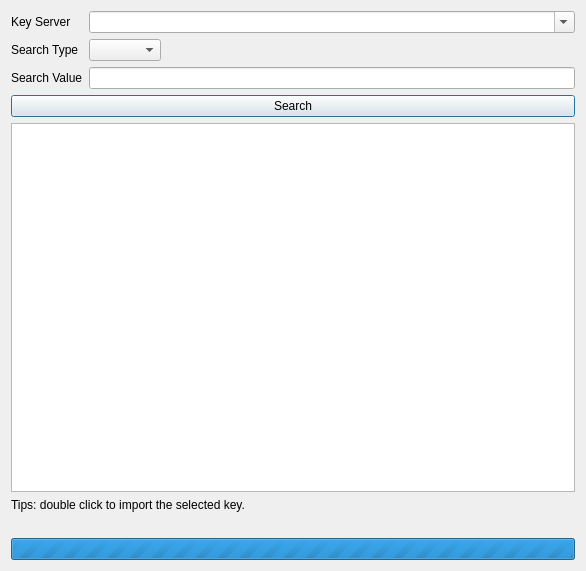
<?xml version="1.0" encoding="UTF-8"?>
<ui version="4.0">
 <class>SearchKeyDialog</class>
 <widget class="QDialog" name="SearchKeyDialog">
  <property name="geometry">
   <rect>
    <x>0</x>
    <y>0</y>
    <width>586</width>
    <height>571</height>
   </rect>
  </property>
  <property name="windowTitle">
   <string>Search Keys</string>
  </property>
  <layout class="QVBoxLayout" name="verticalLayout">
   <item>
    <layout class="QVBoxLayout" name="verticalLayout_3">
     <item>
      <layout class="QFormLayout" name="formLayout">
       <property name="sizeConstraint">
        <enum>QLayout::SizeConstraint::SetDefaultConstraint</enum>
       </property>
       <property name="fieldGrowthPolicy">
        <enum>QFormLayout::FieldGrowthPolicy::ExpandingFieldsGrow</enum>
       </property>
       <property name="labelAlignment">
        <set>Qt::AlignmentFlag::AlignLeading|Qt::AlignmentFlag::AlignLeft|Qt::AlignmentFlag::AlignVCenter</set>
       </property>
       <property name="formAlignment">
        <set>Qt::AlignmentFlag::AlignRight|Qt::AlignmentFlag::AlignTrailing|Qt::AlignmentFlag::AlignVCenter</set>
       </property>
       <item row="0" column="0">
        <widget class="QLabel" name="label_4">
         <property name="text">
          <string>Key Server</string>
         </property>
        </widget>
       </item>
       <item row="0" column="1">
        <widget class="QComboBox" name="keyServerComboBox">
         <property name="sizePolicy">
          <sizepolicy hsizetype="Expanding" vsizetype="Fixed">
           <horstretch>0</horstretch>
           <verstretch>0</verstretch>
          </sizepolicy>
         </property>
         <property name="editable">
          <bool>true</bool>
         </property>
        </widget>
       </item>
       <item row="1" column="0">
        <widget class="QLabel" name="label_2">
         <property name="text">
          <string>Search Type</string>
         </property>
        </widget>
       </item>
       <item row="1" column="1">
        <widget class="QComboBox" name="searchTypeComboBox"/>
       </item>
       <item row="2" column="0">
        <widget class="QLabel" name="label_3">
         <property name="text">
          <string>Search Value</string>
         </property>
        </widget>
       </item>
       <item row="2" column="1">
        <widget class="QLineEdit" name="searchEdit">
         <property name="sizePolicy">
          <sizepolicy hsizetype="Expanding" vsizetype="Fixed">
           <horstretch>0</horstretch>
           <verstretch>0</verstretch>
          </sizepolicy>
         </property>
        </widget>
       </item>
      </layout>
     </item>
     <item>
      <widget class="QPushButton" name="searchButton">
       <property name="text">
        <string>Search</string>
       </property>
      </widget>
     </item>
     <item>
      <widget class="QTableWidget" name="tableWidget">
       <property name="editTriggers">
        <set>QAbstractItemView::EditTrigger::NoEditTriggers</set>
       </property>
       <property name="selectionMode">
        <enum>QAbstractItemView::SelectionMode::SingleSelection</enum>
       </property>
       <property name="selectionBehavior">
        <enum>QAbstractItemView::SelectionBehavior::SelectRows</enum>
       </property>
      </widget>
     </item>
     <item>
      <widget class="QLabel" name="tipsLabel">
       <property name="text">
        <string>Tips: double click to import the selected key.</string>
       </property>
      </widget>
     </item>
     <item>
      <widget class="QLabel" name="errorLabel">
       <property name="text">
        <string/>
       </property>
       <property name="wordWrap">
        <bool>true</bool>
       </property>
      </widget>
     </item>
     <item>
      <widget class="QProgressBar" name="progressBar">
       <property name="maximum">
        <number>0</number>
       </property>
       <property name="value">
        <number>-1</number>
       </property>
      </widget>
     </item>
    </layout>
   </item>
  </layout>
 </widget>
 <resources/>
 <connections/>
</ui>
